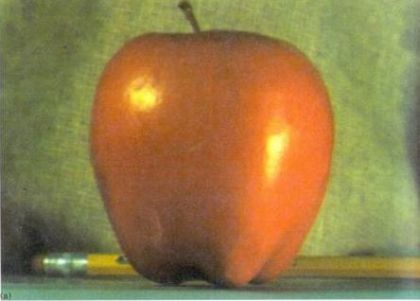
%> input picture images/img5.jpg, 420 x 301 px
$ octave b.m   (GNU Octave 9; MATLAB toolbox functions it lacks are replaced by stand-ins)
%> lines starting %> are read from the running program, lines starting %| are printed output that depends on the picture
### src/my_image_pyramid.m
function P = my_image_pyramid(I,level)
    P = {};
    sig = 0.6;
    siz = [5 5];
    gaus_filter = fspecial('gaussian', siz, sig);
    P{1} = imfilter(I,gaus_filter,'conv');
    for i=2:1:level
        I_prev = imfilter(P{i-1},gaus_filter,'conv');
        [M N X] = size(P{i-1});
        temp = I_prev(1:2:M,:,:);
        P{i} = temp(:,1:2:N,:);
    end
    P = get_laplacian(P,level);
end

function P = get_laplacian(P_in,level)
    P = P_in;
    for i=1:1:(level-1)
        [M N X] = size(P{i});
        temp = imresize(impyramid(P{i+1},'expand'),[M N]);
        P{i} = P{i} - temp;
    end
end

### src/get_image.m
function I = get_image(P,level)
    for i = level-1:-1:1
        temp = impyramid(P{i+1},'expand');
        [M N X] = size(P{i});
        P{i} = P{i} + imresize(temp,[M N]);
    end
    I = uint8(P{1});
end

### src/b.m
clear all;
clc;

A = imread('../images/img5.jpg');
%> A is the input picture: size 301x420x3 uint8; mean R, G, B 147.5, 123.8, 72.9
B = imread('../images/img6.jpg');
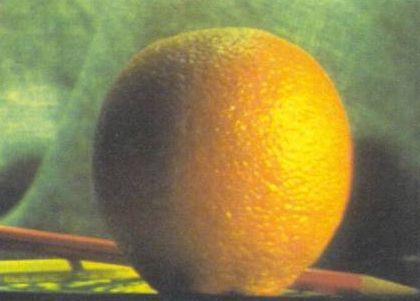
%> input picture images/img6.jpg, 420 x 301 px
%> B is the input picture: size 301x420x3 uint8; mean R, G, B 142.4, 131.4, 74.3

A = double(A);
%> A: size 301x420x3 double
B = double(B);
%> B: size 301x420x3 double
[M N X] = size(B);
%> M = 301; N = 420; X = 3
A = imresize(A,[M N]);

n_levels = 5;

P1 = my_image_pyramid(A,n_levels);
%> the loop in my_image_pyramid, `for i=2:1:level` made 4 passes
%> (M, N) on passes 1 to 4: (301, 420), (151, 210), (76, 105), (38, 53)
%> pass 1, in my_image_pyramid, `temp = I_prev(1:2:M,:,:);`:
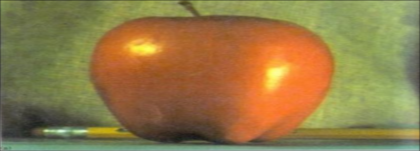
%> temp: size 151x420x3 double; mean R, G, B 146.7, 123.1, 72.5
%> after the loop in my_image_pyramid, `for i=2:1:level`: P = 5 items
%> the loop in get_laplacian, `for i=1:1:(level-1)` made 4 passes
%> P1 = 5 items
P2 = my_image_pyramid(B,n_levels);
%> the loop in my_image_pyramid (call 2), `for i=2:1:level` made 4 passes
%> pass 2, in my_image_pyramid (call 2), `temp = I_prev(1:2:M,:,:);`:
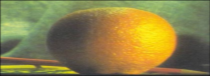
%> temp: size 76x210x3 double; mean R, G, B 140.8, 129.9, 73.4
%> the loop in get_laplacian (call 2), `for i=1:1:(level-1)` made 4 passes
%> P2 = 5 items


P = {};
for i=1:1:n_levels
    I1 = P1{i};
    I2 = P2{i};
    [M N X] = size(P1{i});
    LineOfContact = uint32((N/2)+(5/i));
    temp = zeros(M,N,X);
    for k=1:1:X
        for j=1:1:LineOfContact
            temp(:,j,k) = I1(:,j,k);
        end
        for j=LineOfContact+1:1:N
            temp(:,j,k) = I2(:,j,k);
        end
    end
    P{i} = temp;
end
%> this loop made 5 passes
%> (M, N, LineOfContact) on passes 1 to 5: (301, 420, 215), (151, 210, 108), (76, 105, 54), (38, 53, 28), (19, 27, 15)
%> pass 1, `I1 = P1{i};`:
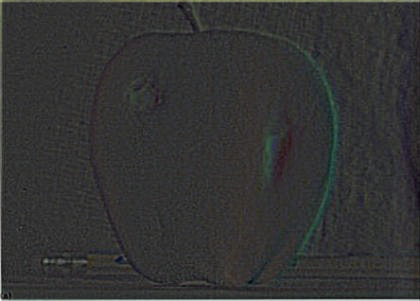
%> I1: size 301x420x3 double; mean R, G, B 0.4, 0.5, 0.5; drawn with min black and max white
%> pass 1, `I2 = P2{i};`:
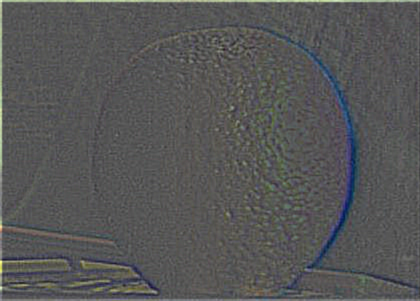
%> I2: size 301x420x3 double; mean R, G, B 0.2, 0.3, 0.3; drawn with min black and max white
%> pass 2, `I1 = P1{i};`:
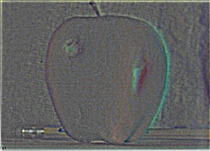
%> I1: size 151x210x3 double; mean R, G, B 0.8, 1, 0.9; drawn with min black and max white
%> after the loop, P = 5 items
I = get_image(P,n_levels);
%> the loop in get_image, `for i = level-1:-1:1` made 4 passes
figure,imshow(I);
X = A;
LineOfContact = uint32(size(X,2)/2)+5;
%> LineOfContact = 215
X(:,LineOfContact:end,:) = B(:,LineOfContact:end,:);
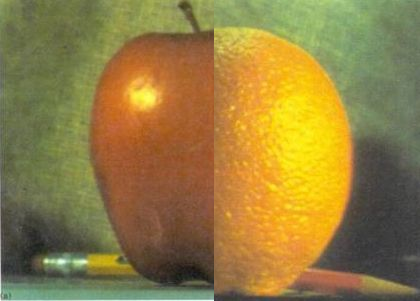
%> X: size 301x420x3 double; mean R, G, B 146.8, 125.4, 65.2
figure,imshow(uint8(X));
